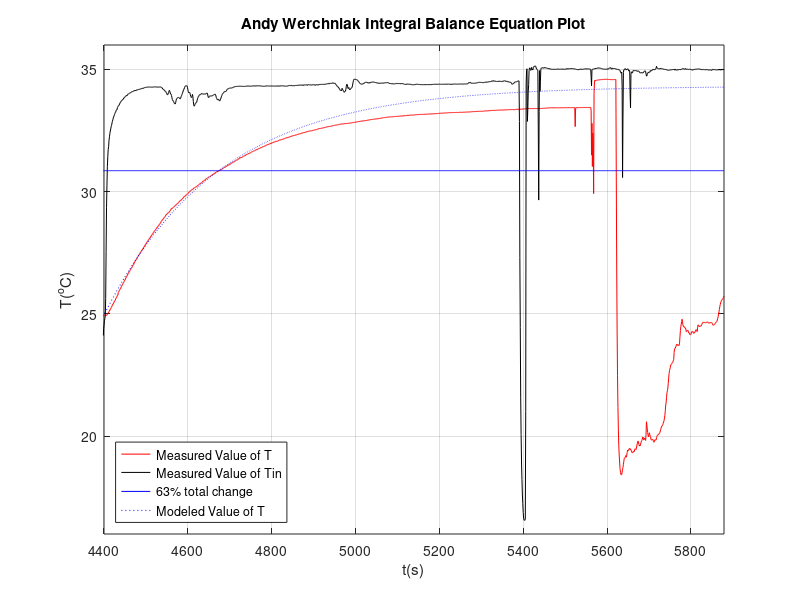

The MATLAB source for this figure:
clear;

data = csvread('lab_dat.csv');
t = data(:,1);
C = data(:,2);
T1 = data(:,3);
T2 = data(:,4);

plot(t,T1,'r',t,T2,'k',t,30.86*ones(1,length(t)),'b');
hold on;
plot(t,(34.32-9.36*exp(-1/275*(t-4400))),':b');
axis([4400,5879,16,36]);
grid on;
title('Andy Werchniak Integral Balance Equation Plot');
legend('Measured Value of T','Measured Value of Tin','63% total change','Modeled Value of T','Location','SouthWest');
xlabel('t(s)');
ylabel('T(^oC)');

% Just for checking my work on the differential equation!
% v(1) = 24.96
% t1 = [1439:length(t)] + 2961;
% for i = 2:length(t1)
%     v(i) = (1/275*(34.32-v(i-1)))*1+v(i-1);
% end
% plot(t1,v);
